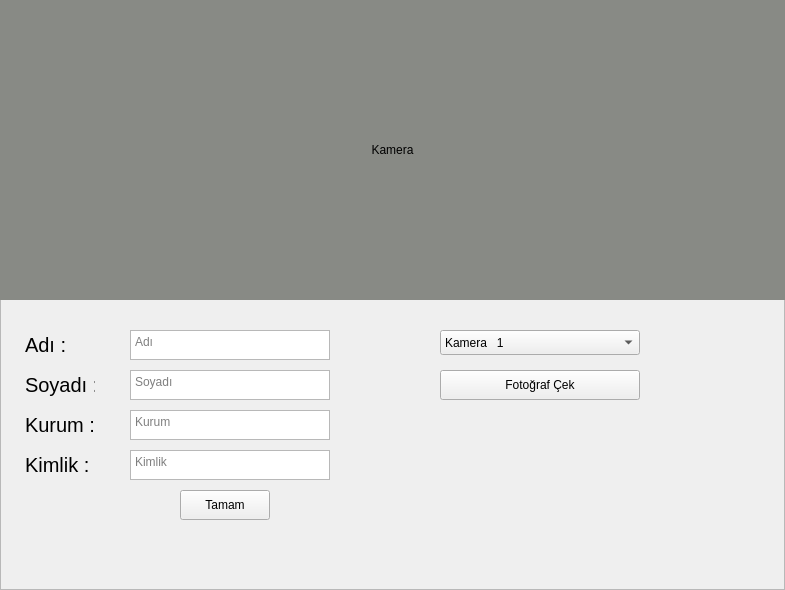
<?xml version="1.0" encoding="UTF-8"?>
<ui version="4.0">
 <class>Frame</class>
 <widget class="QFrame" name="Frame">
  <property name="geometry">
   <rect>
    <x>0</x>
    <y>0</y>
    <width>785</width>
    <height>590</height>
   </rect>
  </property>
  <property name="windowTitle">
   <string>Frame</string>
  </property>
  <property name="frameShape">
   <enum>QFrame::StyledPanel</enum>
  </property>
  <property name="frameShadow">
   <enum>QFrame::Raised</enum>
  </property>
  <widget class="QLabel" name="label">
   <property name="geometry">
    <rect>
     <x>0</x>
     <y>0</y>
     <width>785</width>
     <height>300</height>
    </rect>
   </property>
   <property name="styleSheet">
    <string notr="true">background-color: rgb(136, 138, 133);</string>
   </property>
   <property name="text">
    <string>Kamera</string>
   </property>
   <property name="alignment">
    <set>Qt::AlignCenter</set>
   </property>
   <property name="wordWrap">
    <bool>true</bool>
   </property>
  </widget>
  <widget class="QPlainTextEdit" name="txtSoyad">
   <property name="geometry">
    <rect>
     <x>130</x>
     <y>370</y>
     <width>200</width>
     <height>30</height>
    </rect>
   </property>
   <property name="placeholderText">
    <string>Soyadı</string>
   </property>
  </widget>
  <widget class="QPlainTextEdit" name="txtAd">
   <property name="geometry">
    <rect>
     <x>130</x>
     <y>330</y>
     <width>200</width>
     <height>30</height>
    </rect>
   </property>
   <property name="placeholderText">
    <string>Adı</string>
   </property>
  </widget>
  <widget class="QPushButton" name="btnFotoCek">
   <property name="geometry">
    <rect>
     <x>440</x>
     <y>370</y>
     <width>200</width>
     <height>30</height>
    </rect>
   </property>
   <property name="text">
    <string>Fotoğraf Çek</string>
   </property>
  </widget>
  <widget class="QPushButton" name="btnTamam">
   <property name="geometry">
    <rect>
     <x>180</x>
     <y>490</y>
     <width>90</width>
     <height>30</height>
    </rect>
   </property>
   <property name="text">
    <string>Tamam</string>
   </property>
   <property name="autoRepeat">
    <bool>false</bool>
   </property>
  </widget>
  <widget class="QLabel" name="label_2">
   <property name="geometry">
    <rect>
     <x>25</x>
     <y>330</y>
     <width>70</width>
     <height>30</height>
    </rect>
   </property>
   <property name="font">
    <font>
     <pointsize>15</pointsize>
    </font>
   </property>
   <property name="text">
    <string>Adı :</string>
   </property>
  </widget>
  <widget class="QLabel" name="label_3">
   <property name="geometry">
    <rect>
     <x>25</x>
     <y>370</y>
     <width>70</width>
     <height>30</height>
    </rect>
   </property>
   <property name="font">
    <font>
     <pointsize>15</pointsize>
    </font>
   </property>
   <property name="text">
    <string>Soyadı :</string>
   </property>
  </widget>
  <widget class="QLabel" name="label_4">
   <property name="geometry">
    <rect>
     <x>25</x>
     <y>410</y>
     <width>70</width>
     <height>30</height>
    </rect>
   </property>
   <property name="font">
    <font>
     <pointsize>15</pointsize>
    </font>
   </property>
   <property name="text">
    <string>Kurum :</string>
   </property>
  </widget>
  <widget class="QLabel" name="label_5">
   <property name="geometry">
    <rect>
     <x>25</x>
     <y>450</y>
     <width>70</width>
     <height>30</height>
    </rect>
   </property>
   <property name="font">
    <font>
     <pointsize>15</pointsize>
    </font>
   </property>
   <property name="text">
    <string>Kimlik :</string>
   </property>
  </widget>
  <widget class="QPlainTextEdit" name="txtKurum">
   <property name="geometry">
    <rect>
     <x>130</x>
     <y>410</y>
     <width>200</width>
     <height>30</height>
    </rect>
   </property>
   <property name="placeholderText">
    <string>Kurum</string>
   </property>
  </widget>
  <widget class="QPlainTextEdit" name="txtKimlik">
   <property name="geometry">
    <rect>
     <x>130</x>
     <y>450</y>
     <width>200</width>
     <height>30</height>
    </rect>
   </property>
   <property name="placeholderText">
    <string>Kimlik</string>
   </property>
  </widget>
  <widget class="QComboBox" name="comboBox">
   <property name="geometry">
    <rect>
     <x>440</x>
     <y>330</y>
     <width>200</width>
     <height>25</height>
    </rect>
   </property>
   <item>
    <property name="text">
     <string>Kamera   1</string>
    </property>
   </item>
   <item>
    <property name="text">
     <string>Kamera   2</string>
    </property>
   </item>
   <item>
    <property name="text">
     <string>Kamera   3</string>
    </property>
   </item>
   <item>
    <property name="text">
     <string>Kamera   4</string>
    </property>
   </item>
  </widget>
 </widget>
 <resources/>
 <connections/>
</ui>
